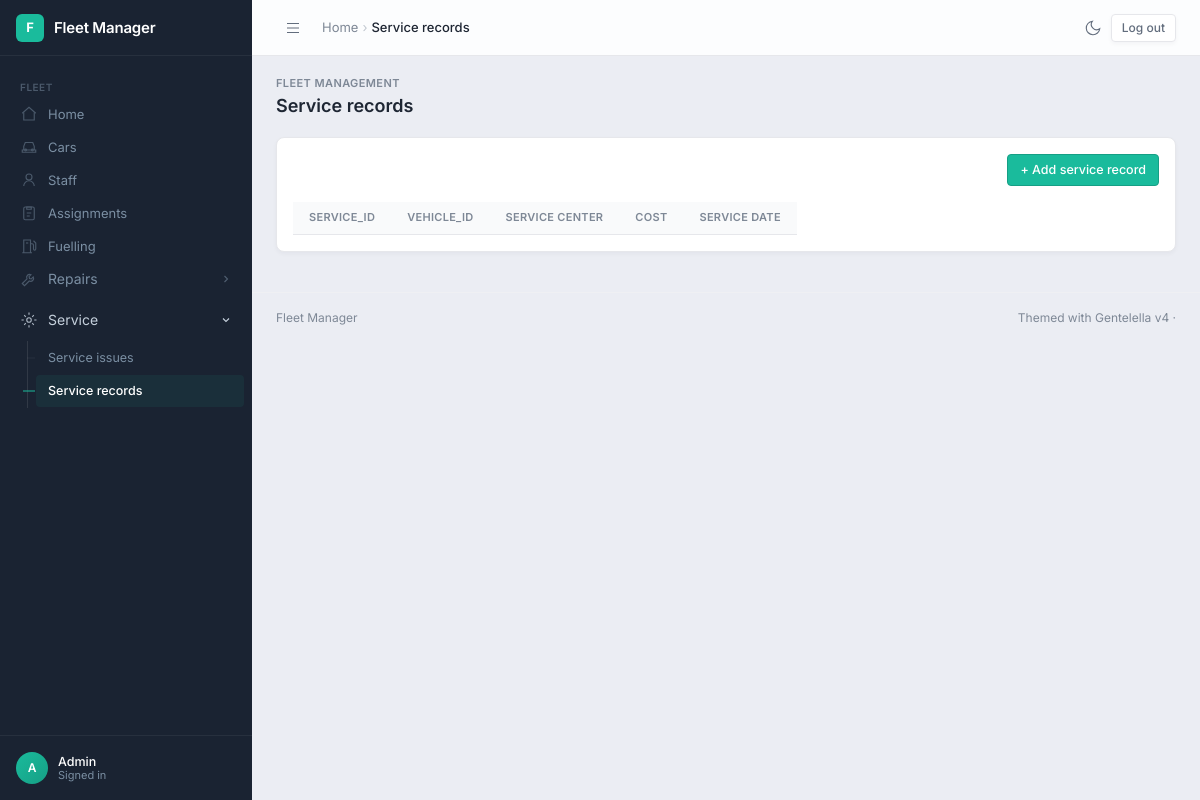
/servicerecords/ (signed in), run on an earlier commit of the app's database.
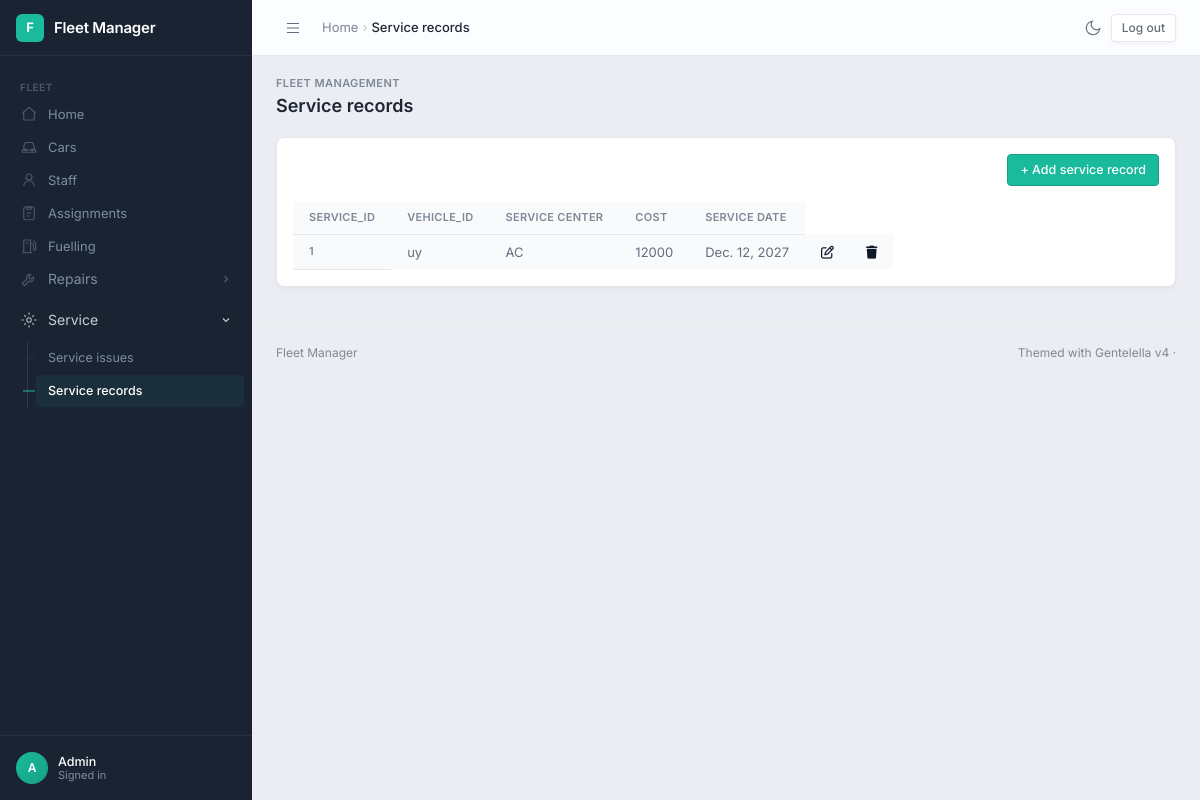
And on a later commit of the database.
### fleetmanagement/models.py (models this page shows)
class Service_records(models.Model):
    PROVIDER_OPTIONS = [
        ("AC", "AutoCare"),
        ("AF", "AutoFix")
    ]
    Service_id = models.ForeignKey(Service_issues, on_delete = models.CASCADE)
    Vehicle_id = models.ForeignKey(Car, on_delete = models.CASCADE)
    service_center = models.CharField(max_length=20, choices=PROVIDER_OPTIONS)
    sercice_date = models.DateField(auto_now=False, verbose_name="Service Date")
    @property
    def cost(self):
        return self.Service_id.quantity * self.Service_id.unit_cost

class Service_issues(models.Model):
    service_item = models.CharField(max_length=20, verbose_name="Service Item")
    quantity = models.IntegerField()
    measure = models.IntegerField()
    unit_cost = models.IntegerField()
    def __str__(self):
            return str(self.id)

class Car(models.Model):
    TRANSIT_OPTIONS = [
        ("A", "Auto"),
        ("M", "Manual")
    ]
    ENGINE_OPTIONS = [
        ("P", "Petrol"),
        ("D", "Diesel")
    ]
    car_type = models.CharField(max_length=10, verbose_name="Car Type")
    Brand = models.CharField(max_length=10, verbose_name="Brand Name")
    number_plate = models.CharField(max_length=10, verbose_name="Number Plate")
    Model = models.CharField(max_length=10)
    Expiry_insurance = models.DateField(auto_now=False)
    Transmission = models.CharField(max_length=10, choices=TRANSIT_OPTIONS)
    Engine_type = models.CharField(max_length=10, choices=ENGINE_OPTIONS, verbose_name="Engine Type")
    def __str__(self):
            return self.number_plate

### fleetmanagement/views.py (the view)
# urls.py: path('servicerecords/', service_records_form, name='service_records_page'),
@login_required
def service_records_form(request):
    message = ''
    if request.method == "POST":
        servicerecordsform = Service_recordsForm(request.POST)
        if servicerecordsform.is_valid():
            servicerecordsform.save()
            return redirect('service_records_page')
    else:
        servicerecordsform = Service_recordsForm()
    servicerecords = Service_records.objects.all()
    context = {
        'form' : servicerecordsform,
        'msg' : message,
        'servicerecords' : servicerecords
    }
    return render(request, 'servicerecords.html', context)

### fleetmanagement/templates/servicerecords.html
{% extends './home.html' %}
{% load crispy_forms_tags %}
{% block content %}
    {% include 'add_form.html' with title='Add service record' %}
    <table class="table table-striped">
        <thead>
            <tr>
                <th scope="col">Service_Id</th>
                <th scope="col">Vehicle_Id</th>
                <th scope="col">Service Center</th>
                <th scope="col">Cost</th>
                <th scope="col">Service Date</th>
            </tr>
        </thead>
        <tbody>
            {% for servicerecords in servicerecords %}
                <tr>
                    <th scope="row">{{servicerecords.Service_id}}</th>
                    <td>{{servicerecords.Vehicle_id}}</td>
                    <td>{{servicerecords.service_center}}</td>
                    <td>{{servicerecords.cost}}</td>
                    <td>{{servicerecords.sercice_date}}</td>
                    <td><a href="{% url 'edit_service_records_page' servicerecords.id %}"><i class="fa-regular fa-pen-to-square" style="color: rgb(15, 25, 40);"></i></a></td>
                    <td><a href="{% url 'delete_service_records_page' servicerecords.id %}"><i class="fa-solid fa-trash" style="color: rgb(15, 25, 40);"></i></a></td>
                </tr>
            {% endfor %}
        </tbody>
    </table>
{% endblock content %}

What changed in the data, as far as the page shows it:
added Service_records: Service_id "1", Vehicle_id "uy", service_center "AC", cost "12000", sercice_date "Dec. 12, 2027"
